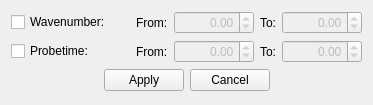
<?xml version="1.0" encoding="UTF-8"?>
<ui version="4.0">
 <class>RemoveDialog</class>
 <widget class="QDialog" name="RemoveDialog">
  <property name="geometry">
   <rect>
    <x>0</x>
    <y>0</y>
    <width>373</width>
    <height>105</height>
   </rect>
  </property>
  <property name="windowTitle">
   <string>Remove Region</string>
  </property>
  <layout class="QVBoxLayout" name="verticalLayout">
   <item>
    <layout class="QHBoxLayout" name="horizontalLayout">
     <item>
      <widget class="QCheckBox" name="waveBox">
       <property name="minimumSize">
        <size>
         <width>100</width>
         <height>0</height>
        </size>
       </property>
       <property name="maximumSize">
        <size>
         <width>100</width>
         <height>16777215</height>
        </size>
       </property>
       <property name="text">
        <string>Wavenumber:</string>
       </property>
      </widget>
     </item>
     <item>
      <spacer name="horizontalSpacer_3">
       <property name="orientation">
        <enum>Qt::Horizontal</enum>
       </property>
       <property name="sizeHint" stdset="0">
        <size>
         <width>40</width>
         <height>20</height>
        </size>
       </property>
      </spacer>
     </item>
     <item>
      <widget class="QLabel" name="label_3">
       <property name="text">
        <string>From:</string>
       </property>
      </widget>
     </item>
     <item>
      <widget class="QDoubleSpinBox" name="waveStart">
       <property name="enabled">
        <bool>false</bool>
       </property>
       <property name="minimumSize">
        <size>
         <width>80</width>
         <height>0</height>
        </size>
       </property>
       <property name="maximumSize">
        <size>
         <width>80</width>
         <height>16777215</height>
        </size>
       </property>
       <property name="alignment">
        <set>Qt::AlignRight|Qt::AlignTrailing|Qt::AlignVCenter</set>
       </property>
       <property name="minimum">
        <double>-1000000.000000000000000</double>
       </property>
       <property name="maximum">
        <double>1000000.000000000000000</double>
       </property>
       <property name="singleStep">
        <double>0.100000000000000</double>
       </property>
      </widget>
     </item>
     <item>
      <widget class="QLabel" name="label_2">
       <property name="text">
        <string>To:</string>
       </property>
      </widget>
     </item>
     <item>
      <widget class="QDoubleSpinBox" name="waveEnd">
       <property name="enabled">
        <bool>false</bool>
       </property>
       <property name="minimumSize">
        <size>
         <width>80</width>
         <height>0</height>
        </size>
       </property>
       <property name="maximumSize">
        <size>
         <width>80</width>
         <height>16777215</height>
        </size>
       </property>
       <property name="alignment">
        <set>Qt::AlignRight|Qt::AlignTrailing|Qt::AlignVCenter</set>
       </property>
       <property name="minimum">
        <double>-1000000.000000000000000</double>
       </property>
       <property name="maximum">
        <double>1000000.000000000000000</double>
       </property>
       <property name="singleStep">
        <double>0.100000000000000</double>
       </property>
      </widget>
     </item>
    </layout>
   </item>
   <item>
    <layout class="QHBoxLayout" name="horizontalLayout_2">
     <item>
      <widget class="QCheckBox" name="probeBox">
       <property name="minimumSize">
        <size>
         <width>100</width>
         <height>0</height>
        </size>
       </property>
       <property name="maximumSize">
        <size>
         <width>100</width>
         <height>16777215</height>
        </size>
       </property>
       <property name="text">
        <string>Probetime:</string>
       </property>
      </widget>
     </item>
     <item>
      <spacer name="horizontalSpacer_4">
       <property name="orientation">
        <enum>Qt::Horizontal</enum>
       </property>
       <property name="sizeHint" stdset="0">
        <size>
         <width>40</width>
         <height>20</height>
        </size>
       </property>
      </spacer>
     </item>
     <item>
      <widget class="QLabel" name="label">
       <property name="text">
        <string>From:</string>
       </property>
      </widget>
     </item>
     <item>
      <widget class="QDoubleSpinBox" name="probeStart">
       <property name="enabled">
        <bool>false</bool>
       </property>
       <property name="minimumSize">
        <size>
         <width>80</width>
         <height>0</height>
        </size>
       </property>
       <property name="maximumSize">
        <size>
         <width>80</width>
         <height>16777215</height>
        </size>
       </property>
       <property name="alignment">
        <set>Qt::AlignRight|Qt::AlignTrailing|Qt::AlignVCenter</set>
       </property>
       <property name="minimum">
        <double>-1000000.000000000000000</double>
       </property>
       <property name="maximum">
        <double>1000000.000000000000000</double>
       </property>
       <property name="singleStep">
        <double>0.100000000000000</double>
       </property>
      </widget>
     </item>
     <item>
      <widget class="QLabel" name="label_4">
       <property name="text">
        <string>To:</string>
       </property>
      </widget>
     </item>
     <item>
      <widget class="QDoubleSpinBox" name="probeEnd">
       <property name="enabled">
        <bool>false</bool>
       </property>
       <property name="minimumSize">
        <size>
         <width>80</width>
         <height>0</height>
        </size>
       </property>
       <property name="maximumSize">
        <size>
         <width>80</width>
         <height>16777215</height>
        </size>
       </property>
       <property name="alignment">
        <set>Qt::AlignRight|Qt::AlignTrailing|Qt::AlignVCenter</set>
       </property>
       <property name="minimum">
        <double>-1000000.000000000000000</double>
       </property>
       <property name="maximum">
        <double>1000000.000000000000000</double>
       </property>
       <property name="singleStep">
        <double>0.100000000000000</double>
       </property>
      </widget>
     </item>
    </layout>
   </item>
   <item>
    <layout class="QHBoxLayout" name="horizontalLayout_3">
     <item>
      <spacer name="horizontalSpacer">
       <property name="orientation">
        <enum>Qt::Horizontal</enum>
       </property>
       <property name="sizeHint" stdset="0">
        <size>
         <width>40</width>
         <height>20</height>
        </size>
       </property>
      </spacer>
     </item>
     <item>
      <widget class="QPushButton" name="applyButton">
       <property name="focusPolicy">
        <enum>Qt::NoFocus</enum>
       </property>
       <property name="text">
        <string>Apply</string>
       </property>
      </widget>
     </item>
     <item>
      <widget class="QPushButton" name="cancelButton">
       <property name="focusPolicy">
        <enum>Qt::NoFocus</enum>
       </property>
       <property name="text">
        <string>Cancel</string>
       </property>
      </widget>
     </item>
     <item>
      <spacer name="horizontalSpacer_2">
       <property name="orientation">
        <enum>Qt::Horizontal</enum>
       </property>
       <property name="sizeHint" stdset="0">
        <size>
         <width>40</width>
         <height>20</height>
        </size>
       </property>
      </spacer>
     </item>
    </layout>
   </item>
  </layout>
 </widget>
 <resources/>
 <connections/>
</ui>
